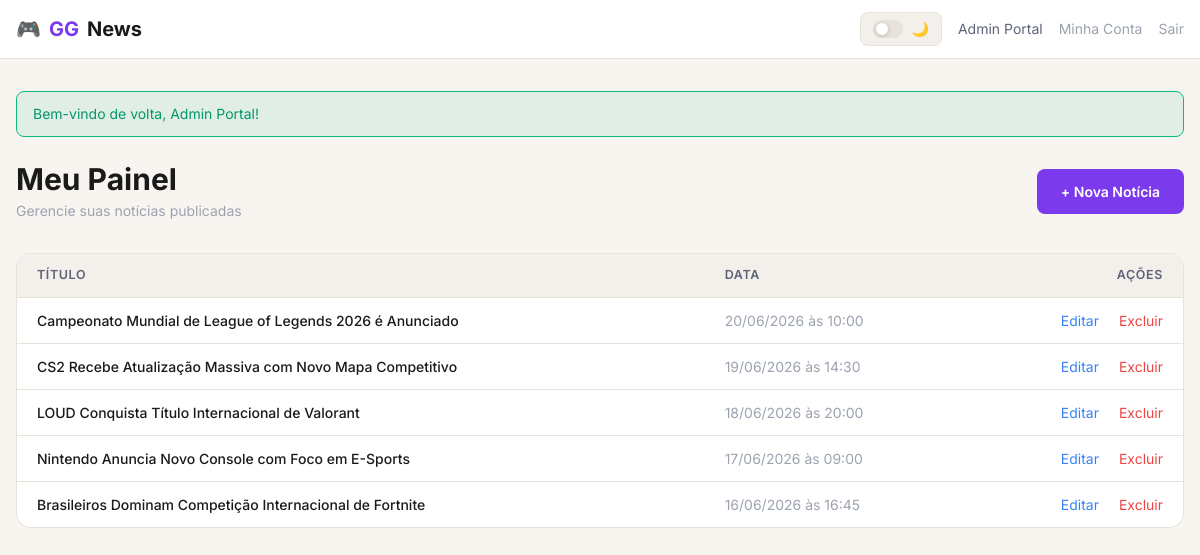
The app's page /pages/noticias/dashboard.php (signed in), older data.
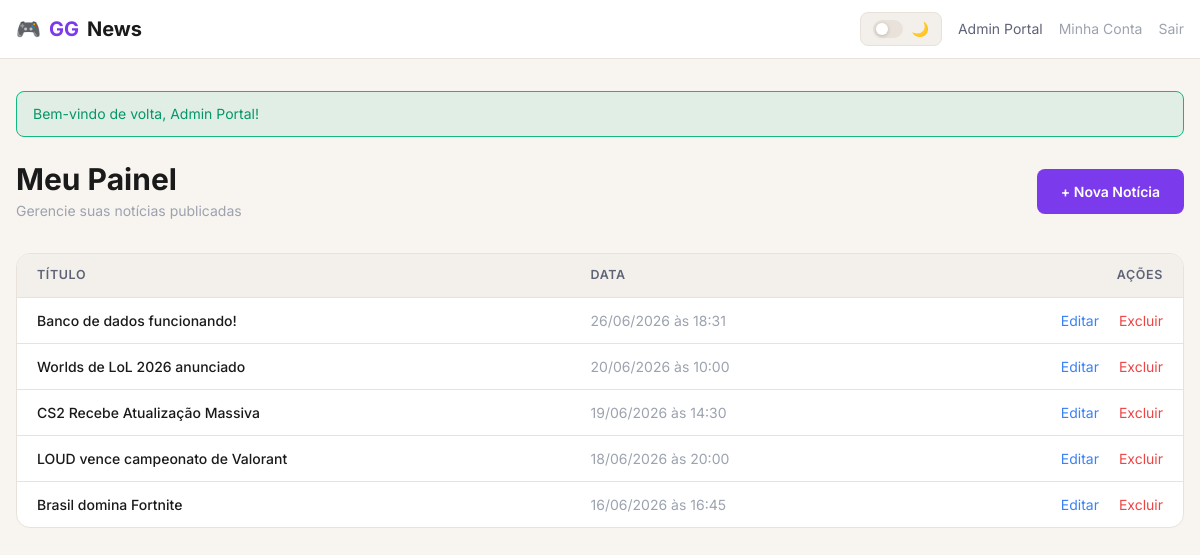
The same page, newer data.
### tables this page shows
CREATE TABLE noticias (
    id INT AUTO_INCREMENT PRIMARY KEY,
    titulo VARCHAR(255) NOT NULL,
    noticia TEXT NOT NULL,
    data DATETIME DEFAULT CURRENT_TIMESTAMP,
    autor INT NOT NULL,
    categoria_id INT NOT NULL,
    imagem VARCHAR(255) DEFAULT NULL,

    FOREIGN KEY (autor) REFERENCES usuarios(id) ON DELETE CASCADE,
    FOREIGN KEY (categoria_id) REFERENCES categorias(id) ON DELETE CASCADE
);

### includes/funcoes.php (called while the page is built, shortened)
<?php
function get_usuario_nome() {
    return $_SESSION['usuario_nome'] ?? '';
}
function formatar_data($data) {
    $timestamp = strtotime($data);
    return date('d/m/Y \à\s H:i', $timestamp);
}
function get_mensagem() {
    if (isset($_SESSION['mensagem'])) {
        $mensagem = $_SESSION['mensagem'];
        return $mensagem;
    }
    return null;
}
function escape($texto) {
    return htmlspecialchars($texto, ENT_QUOTES, 'UTF-8');
}

### pages/noticias/dashboard.php (the view, shortened to what this page needs)
<?php
require_once __DIR__ . '/../../includes/conexao.php';
$stmt = $pdo->prepare("SELECT * FROM noticias WHERE autor = ? ORDER BY data DESC");
$stmt->execute([get_usuario_id()]);
$minhas_noticias = $stmt->fetchAll();
?>
<!DOCTYPE html>
<html lang="pt-BR">
<head>
    <script src="https://cdn.tailwindcss.com"></script>
    <link rel="stylesheet" href="<?= BASE_URL ?>css/style.css">
</head>
<body class="min-h-screen" style="background:var(--bg-base); color:var(--text-primary)">
    <header class="site-header sticky top-0 z-30 px-4 py-3">
        <div class="max-w-7xl mx-auto flex items-center justify-between">
            <a href="<?= BASE_URL ?>" class="flex items-center gap-2 text-xl font-bold"
               style="color:var(--text-primary); text-decoration:none;">
                🎮 <span style="color:var(--accent)">GG</span>News
            </a>
            <nav class="flex items-center gap-4">
                <button id="theme-toggle"
                        class="flex items-center gap-2 px-3 py-1.5 rounded-lg text-sm font-medium transition"
                        style="background:var(--bg-elevated); color:var(--text-secondary); border:1px solid var(--border); cursor:pointer;"
                        aria-label="Alternar tema">
                    <div class="toggle-track" id="toggle-track" style="width:30px; height:18px;">
                        <div class="toggle-thumb" style="width:12px; height:12px; top:3px; left:3px;"></div>
                    </div>
                    <span id="theme-icon">🌙</span>
                </button>
                <span class="hidden sm:inline text-sm" style="color:var(--text-secondary)">
                    <?= escape(get_usuario_nome()) ?>
                </span>
                <a href="<?= BASE_URL ?>pages/usuario/editar_usuario.php"
                   class="text-sm transition"
                   style="color:var(--text-muted); text-decoration:none;">Minha Conta</a>
                <a href="<?= BASE_URL ?>pages/auth/logout.php"
                   class="text-sm transition"
                   style="color:var(--text-muted); text-decoration:none;">Sair</a>
            </nav>
        </div>
    </header>
    <main class="max-w-7xl mx-auto px-4 py-8">
        <?php $msg = get_mensagem(); if ($msg): ?>
            <div class="px-4 py-3 rounded-lg mb-6 border text-sm"
                 style="<?= $msg['tipo'] === 'sucesso'
                    ? 'background:rgba(16,185,129,0.1); border-color:#10b981; color:#059669;'
                    : 'background:rgba(239,68,68,0.1); border-color:#ef4444; color:#dc2626;' ?>">
                <?= escape($msg['texto']) ?>
            </div>
        <?php endif; ?>
        <div class="flex flex-col sm:flex-row sm:items-center sm:justify-between mb-8">
            <div>
                <h1 class="text-3xl font-bold" style="color:var(--text-primary)">Meu Painel</h1>
                <p class="mt-1 text-sm" style="color:var(--text-muted)">Gerencie suas notícias publicadas</p>
            </div>
            <a href="<?= BASE_URL ?>pages/noticias/nova_noticia.php"
               class="btn-primary mt-4 sm:mt-0 px-6 py-3">
                + Nova Notícia
            </a>
        </div>
        <?php if (empty($minhas_noticias)): ?>
            <div class="rounded-xl p-12 text-center"
                 style="background:var(--bg-surface); border:1px solid var(--border);">
                <p class="text-lg" style="color:var(--text-muted)">
                    Você ainda não publicou nenhuma notícia.
                </p>
                <a href="<?= BASE_URL ?>pages/noticias/nova_noticia.php"
                   class="inline-block mt-3 text-sm font-medium transition"
                   style="color:var(--accent); text-decoration:none;">
                    Publicar minha primeira notícia →
                </a>
            </div>
        <?php else: ?>
            <div class="table-news">
                <table class="w-full">
                    <thead>
                        <tr>
                            <th class="text-left">Título</th>
                            <th class="text-left hidden md:table-cell">Data</th>
                            <th class="text-right">Ações</th>
                        </tr>
                    </thead>
                    <tbody>
                        <?php foreach ($minhas_noticias as $noticia): ?>
                            <tr>
                                <td>
                                    <a href="<?= BASE_URL ?>pages/noticias/noticia.php?id=<?= $noticia['id'] ?>"
                                       class="font-medium transition"
                                       style="color:var(--text-primary); text-decoration:none;"
                                       onmouseover="this.style.color='var(--accent)'"
                                       onmouseout="this.style.color='var(--text-primary)'">
                                        <?= escape($noticia['titulo']) ?>
                                    </a>
                                </td>
                                <td class="hidden md:table-cell" style="color:var(--text-muted); font-size:.875rem;">
                                    <?= formatar_data($noticia['data']) ?>
                                </td>
                                <td class="text-right">
                                    <a href="<?= BASE_URL ?>pages/noticias/editar_noticia.php?id=<?= $noticia['id'] ?>"
                                       class="text-sm mr-4 transition"
                                       style="color:#3b82f6; text-decoration:none;"
                                       onmouseover="this.style.color='#60a5fa'"
                                       onmouseout="this.style.color='#3b82f6'">
                                        Editar
                                    </a>
                                    <a href="<?= BASE_URL ?>pages/noticias/excluir_noticia.php?id=<?= $noticia['id'] ?>"
                                       class="text-sm transition"
                                       style="color:#ef4444; text-decoration:none;"
                                       onmouseover="this.style.color='#f87171'"
                                       onmouseout="this.style.color='#ef4444'"
                                       onclick="return confirm('Tem certeza que deseja excluir esta notícia?')">
                                        Excluir
                                    </a>
                                </td>
                            </tr>
                        <?php endforeach; ?>
                    </tbody>
                </table>
            </div>
        <?php endif; ?>
    </main>
</body>
</html>

### css/style.css (style rules this page uses)
:root { --bg-base: #f8f4f0; --bg-surface: #ffffff; --bg-elevated: #f3f0eb; --bg-sidebar: #ffffff; --text-primary: #1a1a1a; --text-secondary: #5f6378; --text-muted: #9ca3af; --border: #e8e2da; --accent: #7c3aed; --accent-hover: #6d28d9; --accent-light: #ede9fe; --accent-glow: rgba(124, 58, 237, 0.13); --accent-text: #5b21b6; --shadow-card: 0 2px 8px rgba(0,0,0,0.05); --shadow-lg: 0 8px 28px rgba(0,0,0,0.10); --transition: 0.18s ease; --transition-theme: 0.3s ease; }
*, *::before, *::after { box-sizing: border-box; }
body { font-family: 'Inter', sans-serif; background-color: var(--bg-base); color: var(--text-primary); transition: background-color var(--transition-theme), color var(--transition-theme); }
.toggle-track { position: relative; width: 38px; height: 22px; background: var(--border); border-radius: 99px; flex-shrink: 0; transition: background 0.25s ease; }
.toggle-thumb { position: absolute; top: 3px; left: 3px; width: 16px; height: 16px; border-radius: 50%; background: #fff; box-shadow: 0 1px 4px rgba(0,0,0,0.2); transition: transform 0.25s cubic-bezier(.4,0,.2,1); }
.site-header { background: var(--bg-surface); border-bottom: 1px solid var(--border); transition: background var(--transition-theme), border-color var(--transition-theme); }
.btn-primary { display: inline-flex; align-items: center; justify-content: center; background: var(--accent); color: #fff; padding: 0.55rem 1.1rem; border-radius: 0.5rem; font-size: 0.875rem; font-weight: 600; border: none; cursor: pointer; text-decoration: none; transition: background var(--transition), box-shadow var(--transition), transform var(--transition); }
.table-news { background: var(--bg-surface); border: 1px solid var(--border); border-radius: 0.875rem; overflow: hidden; transition: background var(--transition-theme), border-color var(--transition-theme); }
.table-news th { background: var(--bg-elevated); color: var(--text-secondary); font-weight: 600; font-size: 0.78rem; letter-spacing: 0.05em; text-transform: uppercase; padding: 0.75rem 1.25rem; border-bottom: 1px solid var(--border); }
.table-news td { padding: 0.75rem 1.25rem; border-bottom: 1px solid var(--border); color: var(--text-primary); font-size: 0.875rem; }
.table-news tr:last-child td { border-bottom: none; }

Row changes from the older to the newer data that the page shows:
removed noticias: titulo "Campeonato Mundial de League of Legends 2026 é Anunciado", data "20/06/2026 às 10:00"
removed noticias: titulo "Nintendo Anuncia Novo Console com Foco em E-Sports", data "17/06/2026 às 09:00"
added noticias: titulo "Banco de dados funcionando!", data "26/06/2026 às 18:31"
added noticias: titulo "Worlds de LoL 2026 anunciado", data "20/06/2026 às 10:00"
changed noticias: titulo "CS2 Recebe Atualização Massiva com Novo Mapa Competitivo" → "CS2 Recebe Atualização Massiva"
changed noticias: titulo "LOUD Conquista Título Internacional de Valorant" → "LOUD vence campeonato de Valorant"
changed noticias: titulo "Brasileiros Dominam Competição Internacional de Fortnite" → "Brasil domina Fortnite"
